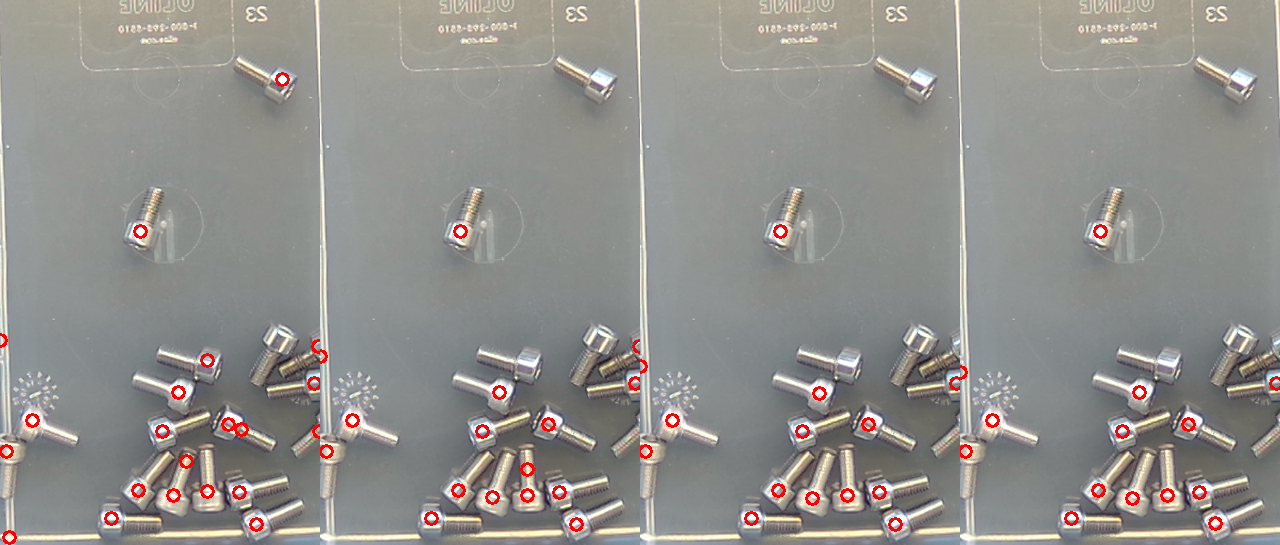
#> input picture dev/cores.png, 1280 x 545 px, given in place of gt27_0.png, which was not available
$ python m6.py
#> lines starting #> are read from the running program, lines starting #| are printed output that depends on the picture; after the words box and inside, x2 and y2 are one past the last pixel; in counts of white or black regions, pixels touching at a corner belong together
### dev/approaches/tmp_ws/m2.py
import cv2,numpy as np,sys,time
def binmask(g):
    gb=cv2.GaussianBlur(g,(0,0),3)
    _,br=cv2.threshold(gb,0,255,cv2.THRESH_BINARY+cv2.THRESH_OTSU)
    br=cv2.morphologyEx(br,cv2.MORPH_CLOSE,cv2.getStructuringElement(cv2.MORPH_ELLIPSE,(51,51)))
    n,lab,st,_=cv2.connectedComponentsWithStats(br)
    i=1+np.argmax(st[1:,4]); cs,_=cv2.findContours((lab==i).astype(np.uint8),0,2)
    hull=cv2.convexHull(max(cs,key=cv2.contourArea)); m=np.zeros_like(g); cv2.drawContours(m,[hull],-1,255,-1); return m
# [10 lines that do not run on import are left out]


### dev/approaches/tmp_ws/m6.py
import cv2,numpy as np,sys
sys.path.insert(0,'dev/approaches/tmp_ws'); from m2 import binmask
for n in ['gt27_0','frame_focused']:
    f=cv2.imread(f'dev/{n}.png'); g=cv2.cvtColor(f,6); H,W=g.shape
#> further down, f is the input picture: shape (545, 1280, 3); mean B, G, R 140.6, 144, 145.7
#> after `H, W = g.shape`: H = 545; W = 1280
    b=cv2.erode(binmask(g),cv2.getStructuringElement(2,(31,31)))
#> in binmask, `_,br=cv2.threshold(gb,0,255,cv2.THRESH_BINARY+cv2.THRESH_OTSU)`:
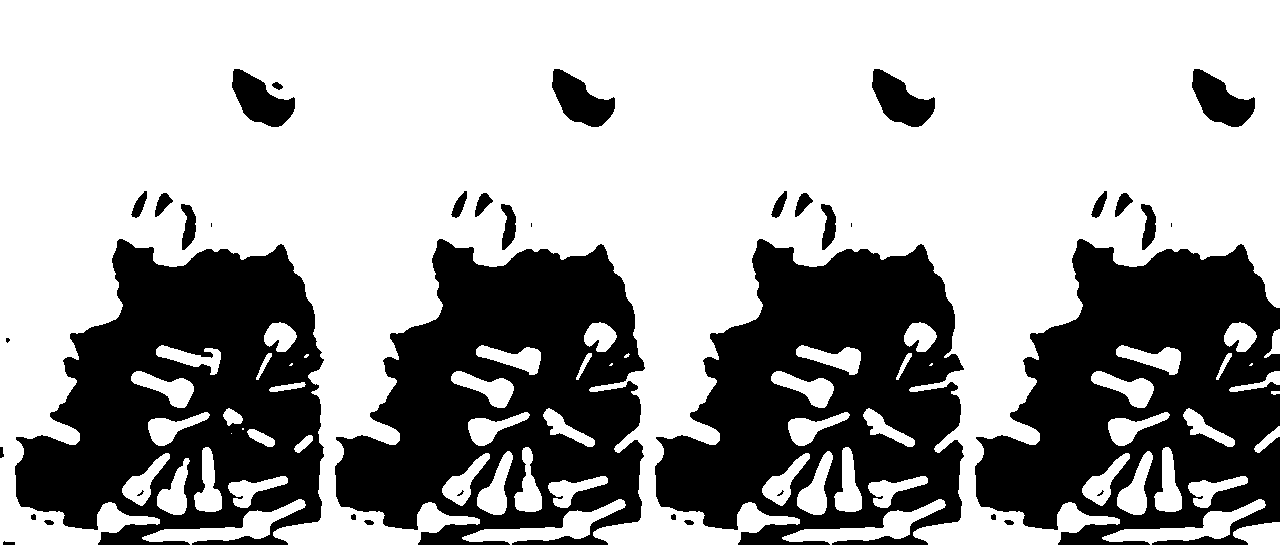
#> br: shape (545, 1280); 64.7% white; 40 black regions (9 under 20 px), largest, box (x1, y1, x2, y2) and area: (15, 239, 324, 545) 59005, (335, 239, 645, 545) 58448, (975, 239, 1280, 545) 58300
#> in binmask, `br=cv2.morphologyEx(br,cv2.MORPH_CLOSE,cv2.getStructuringElement(cv2.M..`:
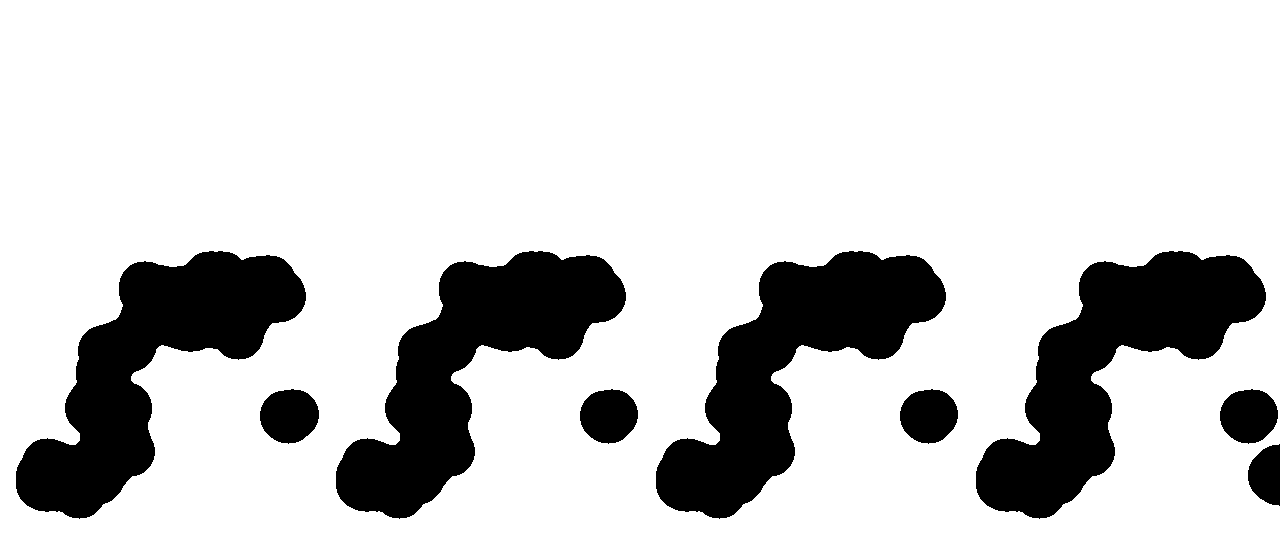
#> br: shape (545, 1280); 80.5% white; 9 black regions, largest, box (x1, y1, x2, y2) and area: (16, 251, 306, 519) 31205, (336, 251, 626, 519) 31195, (656, 251, 946, 519) 31195
#> in binmask, `n,lab,st,_=cv2.connectedComponentsWithStats(br)`: lab: shape (545, 1280) int32; values 0 (black) and 1 (white), 80.5% white; 9 black regions
#> in binmask, `n,lab,st,_=cv2.connectedComponentsWithStats(br)`: n = 2; st = [[16, 251, 1264, 268, 136165], [0, 0, 1280, 545, 561435]]
#> in binmask, `i = 1 + np.argmax(st[1:, 4])`: i = 1
#> in binmask, `cs, _ = cv2.findContours((lab == i).astype(np.uint8), 0, 2)`: cs = 1 contour; box (x1, y1, x2, y2) and area: (0, 0, 1280, 545) 694256
#> in binmask, `hull = cv2.convexHull(max(cs, key=cv2.contourArea))`: hull = [[1279, 0], [1279, 544], [0, 544], [0, 0]]
#> in binmask, `cv2.drawContours(m, [hull], -1, 255, -1)`: m: shape (545, 1280); every value is 255
    s=4; bg=cv2.resize(cv2.medianBlur(cv2.resize(g,(W//s,H//s),interpolation=cv2.INTER_AREA),21),(W,H)).astype(np.float32)
    d=cv2.GaussianBlur(g,(0,0),1).astype(np.float32)-bg; d[b==0]=0
#> after `d = cv2.GaussianBlur(g, (0, 0), 1).astype(np.float32) - bg`:
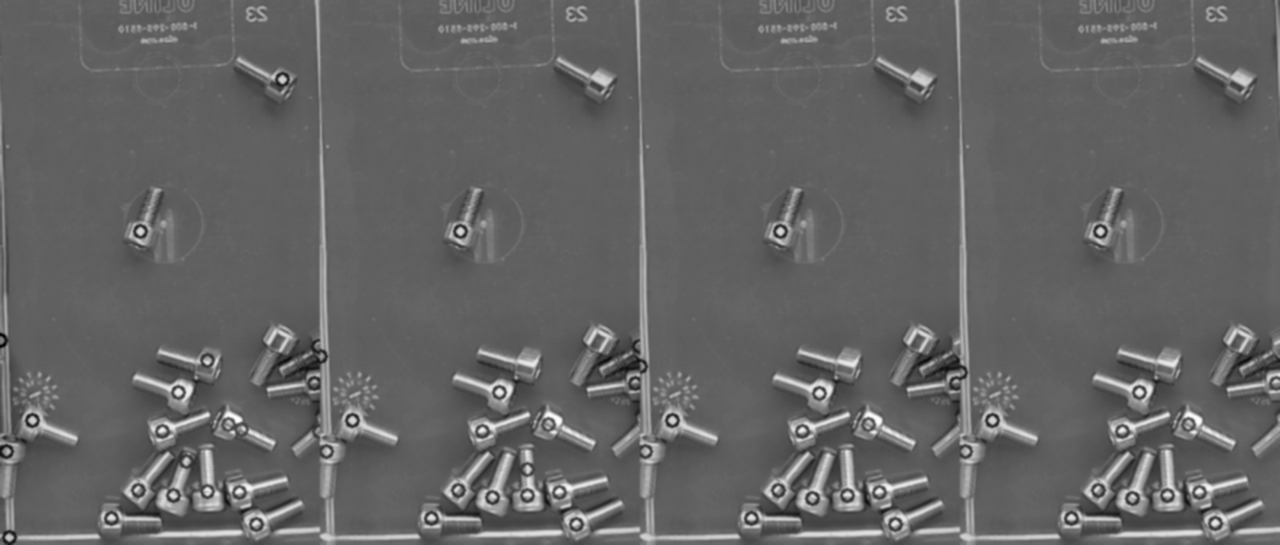
#> d: shape (545, 1280) float32; min -92, max 150, mean 4; drawn with min black and max white
    pos=np.percentile(d[b>0],99.9); neg=-np.percentile(d[b>0],0.1); pol=1 if pos>neg else -1
#> after `pos = np.percentile(d[b > 0], 99.9)`: pos = 126
#> after `neg = -np.percentile(d[b > 0], 0.1)`: neg = 60
#> after `pol = 1 if pos > neg else -1`: pol = 1
    sd=d*pol; peak=max(pos,neg)
#> after `peak = max(pos, neg)`: peak = 126
    m=((sd>0.4*peak)*255).astype(np.uint8)
#> m: shape (545, 1280); 5.4% white; 386 white regions (181 under 20 px), largest, box (x1, y1, x2, y2) and area: (954, 138, 969, 368) 918, (640, 138, 649, 362) 876, (320, 138, 328, 352) 820
    m=cv2.morphologyEx(m,cv2.MORPH_CLOSE,cv2.getStructuringElement(2,(5,5)))
#> m: shape (545, 1280); 6% white; 277 white regions (157 under 20 px), largest, box (x1, y1, x2, y2) and area: (954, 138, 969, 368) 1059, (307, 360, 340, 497) 983, (640, 138, 649, 362) 971
    dt=cv2.distanceTransform(m,cv2.DIST_L2,5)
    nl,lab,st,cen=cv2.connectedComponentsWithStats(m)
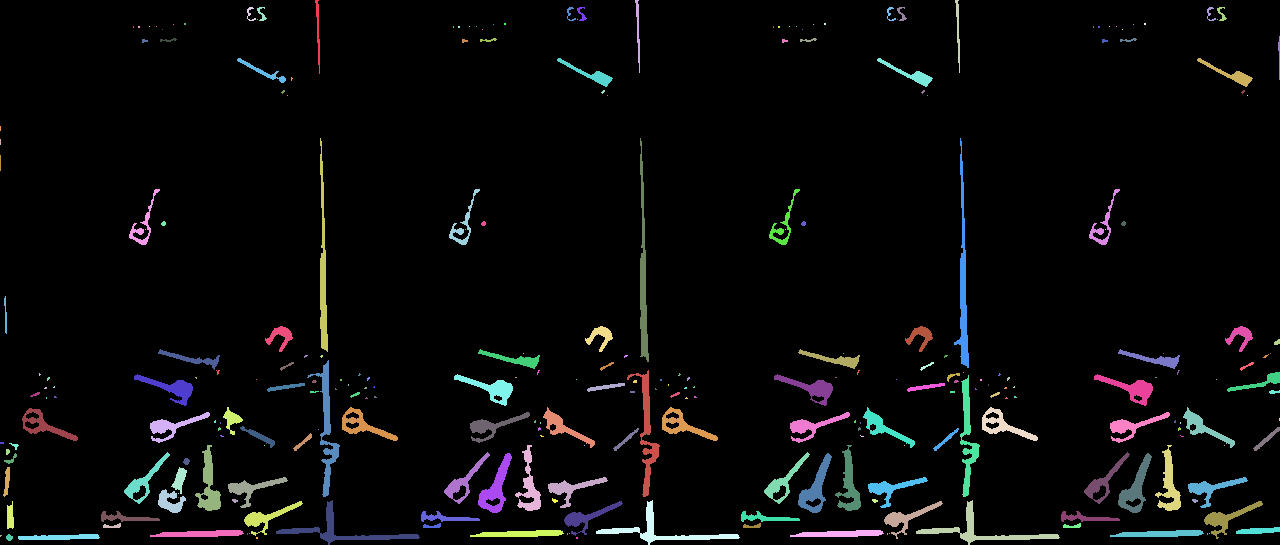
#> lab: shape (545, 1280) int32; 278 distinct labels, from 0 to 277; one colour per label, 0 black
#> nl = 278; st = 278 rows, first 6: [0, 0, 1280, 545, 655667], [315, 0, 5, 74, 160], [635, 0, 5, 73, 157], [955, 0, 5, 73, 157], [247, 7, 9, 14, 44], [257, 7, 10, 14, 56]; cen = 278 pairs, first value 0 to 1279, second value 13.41 to 537.5
    v=f.copy(); v[m>0]=(0,0,255)
#> after `v[m > 0] = (0, 0, 255)`:
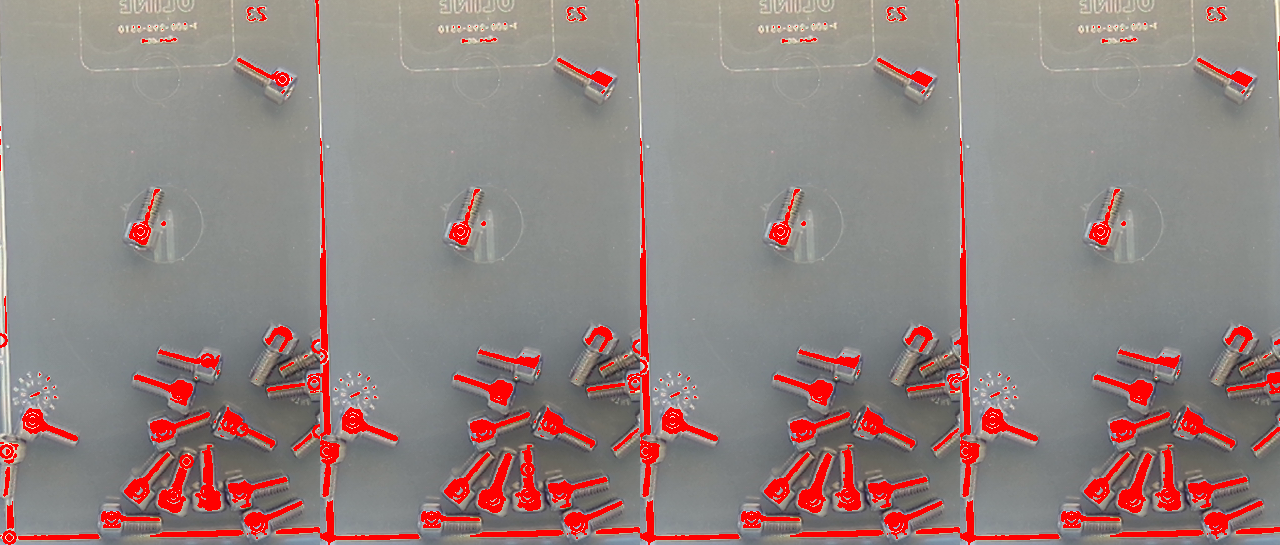
#> v: shape (545, 1280, 3); 5.71% of pixels changed, all inside (x1, y1, x2, y2) = (0, 0, 1280, 545)
    for i in range(1,nl):
        if st[i,4]<100: continue
        cs,_=cv2.findContours((lab==i).astype(np.uint8),0,2); c=max(cs,key=cv2.contourArea)
        (cx,cy),(w,h),a=cv2.minAreaRect(c); L=max(w,h); dm=dt[lab==i].max()
        print(n,i,st[i,4],'L',round(L),'W',round(min(w,h)),'dtmax',round(dm,1),'fill',round(st[i,4]/(w*h+1),2))
        cv2.putText(v,str(i),(int(cx),int(cy)),0,0.8,(0,255,0),2)
#> this loop made 277 passes
#> (cx, cy, w, h, a, L, dm) on passes 1 to 3: (317.4, 36.49, 3.05, 73.08, -1.47, 73.08, 2), (637.4, 35.99, 3.05, 72.08, -1.47, 72.08, 2), (957.4, 35.99, 3.05, 72.08, -1.47, 72.08, 2)
#| gt27_0 1 160 L 73 W 3 dtmax 2.0 fill 0.71
#| gt27_0 2 157 L 72 W 3 dtmax 2.0 fill 0.71
#| gt27_0 3 157 L 72 W 3 dtmax 2.0 fill 0.71
#| gt27_0 53 217 L 52 W 10 dtmax 3.6 fill 0.44
#| gt27_0 54 343 L 58 W 11 dtmax 5.8 fill 0.55
#| gt27_0 55 343 L 58 W 11 dtmax 5.8 fill 0.55
#| gt27_0 56 343 L 58 W 11 dtmax 5.8 fill 0.55
#| gt27_0 68 904 L 213 W 7 dtmax 4.0 fill 0.62
#> (further printed lines are left out)
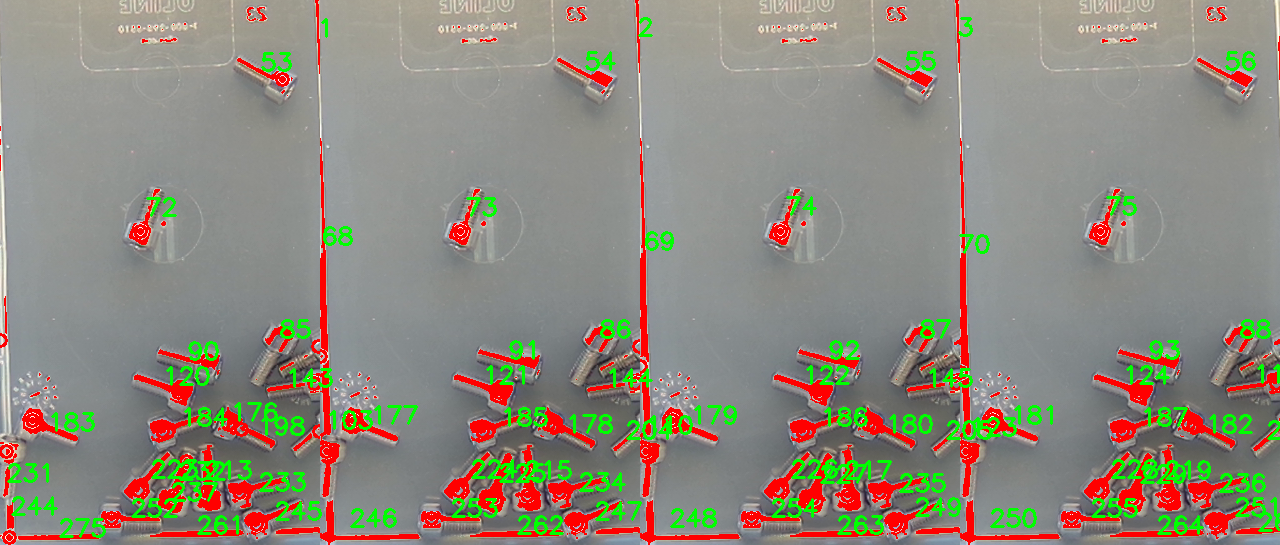
#> v: shape (545, 1280, 3); 3.9% of pixels changed, all inside (x1, y1, x2, y2) = (7, 17, 1280, 538)
    cv2.imwrite(f'dev/approaches/tmp_ws/cc_{n}.png',v[100:1000,650:1300])
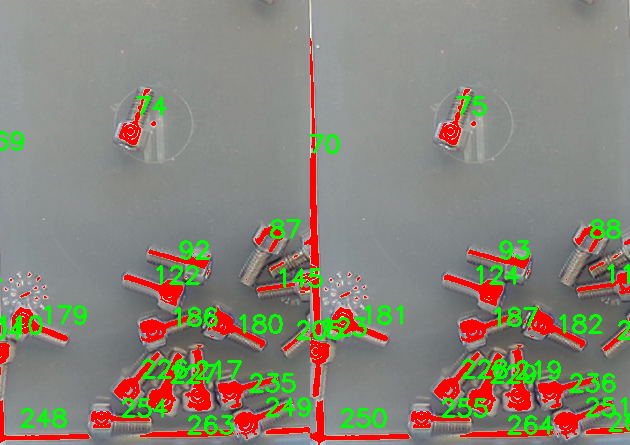
#> saved as cc_gt27_0.png: shape (445, 630, 3); mean B, G, R 120.8, 133.3, 136.6
#> pass 2 of the loop `for n in ['gt27_0','frame_focused']:`:
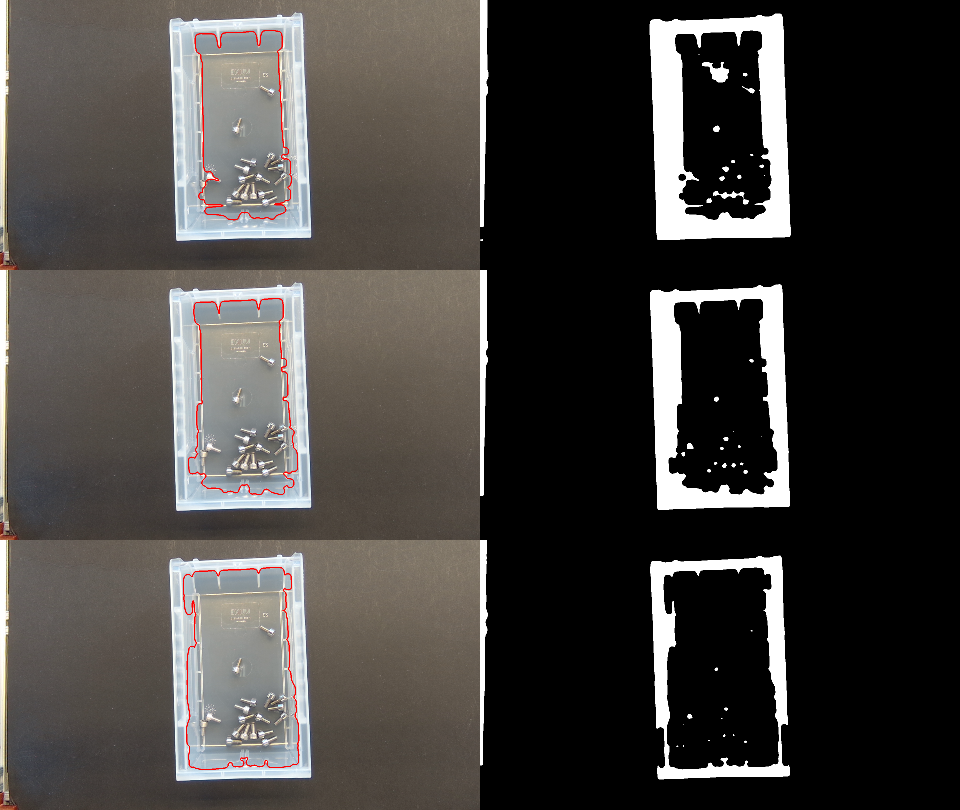
#> input picture dev/floor.png, 960 x 810 px, given in place of frame_focused.png, which was not available
#> f is the input picture: shape (810, 960, 3); mean B, G, R 63.6, 66.2, 69.1
#> g: shape (810, 960)
#> gb: shape (810, 960)
#> in binmask (call 2), `cs, _ = cv2.findContours((lab == i).astype(np.uint8), 0, 2)`: cs = 1 contour; box (x1, y1, x2, y2) and area: (0, 0, 490, 810) 392696
#> b: shape (810, 960); 49.4% white; 1 white region, box (x1, y1, x2, y2) and area: (0, 0, 475, 810) 383901
#> bg: shape (810, 960) float32
#> d: shape (810, 960) float32
#> `d[b == 0] = 0`:
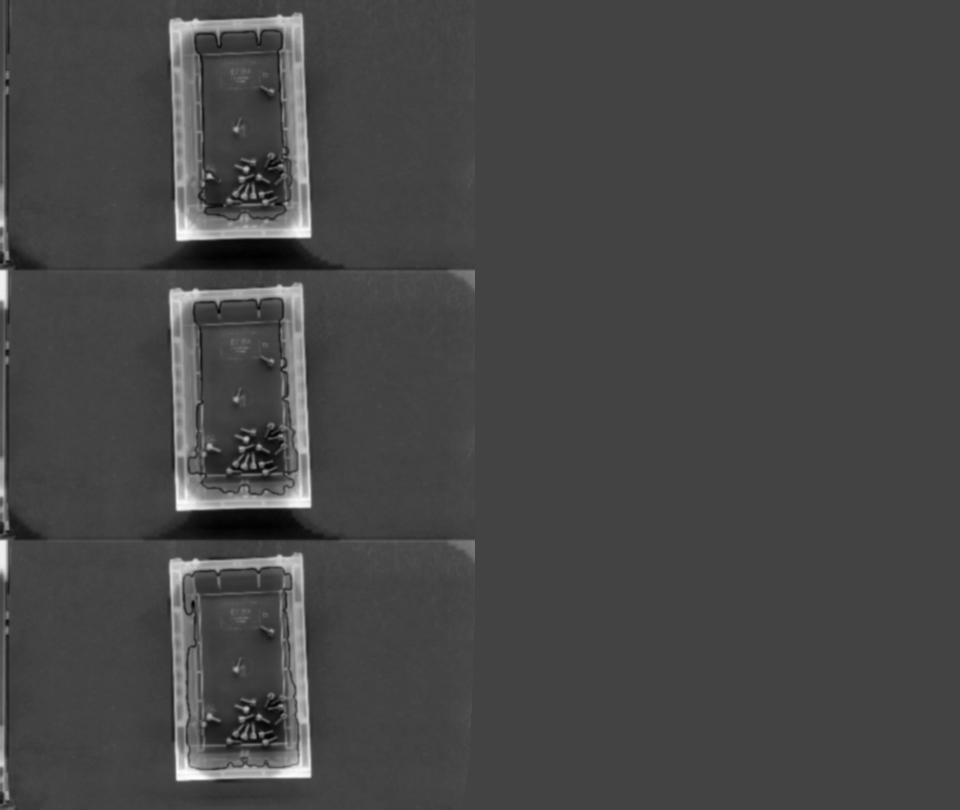
#> d: shape (810, 960) float32; min -61, max 170, mean 3; drawn with min black and max white
#> pos = 159
#> neg = 57
#> peak = 159
#> dt: shape (810, 960) float32
#> `nl,lab,st,cen=cv2.connectedComponentsWithStats(m)`: nl = 72; st = 72 rows, first 6: [0, 0, 960, 810, 752888], [169, 13, 142, 228, 8193], [287, 51, 2, 1, 2], [287, 58, 1, 2, 2], [271, 90, 2, 2, 2], [234, 127, 4, 4, 13]; cen = 72 pairs, first value 1.67 to 487.6, second value 51 to 785.1
#> the loop `for i in range(1,nl):` made 71 passes
#> (cx, cy, w, h, a, L, dm) on passes 1, 13, 26, 27, 39, 52, 53: (239.7, 127, 135.3, 224.4, -1.82, 224.4, 12.2), (2, 208.5, 39, 4, -90, 39, 5), (3.5, 288.5, 37, 7, -90, 37, 8), (239.7, 397, 135.3, 224.4, -1.82, 224.4, 12.39), (2, 478, 40, 4, -90, 40, 5), (3.5, 559, 38, 7, -90, 38, 8), (239.7, 667, 135.4, 224.4, -1.82, 224.4, 12.19)
#> (printed output is left out)
#> `cv2.imwrite(f'dev/approaches/tmp_ws/cc_{n}.png',v[100:1000,650:1300])`:
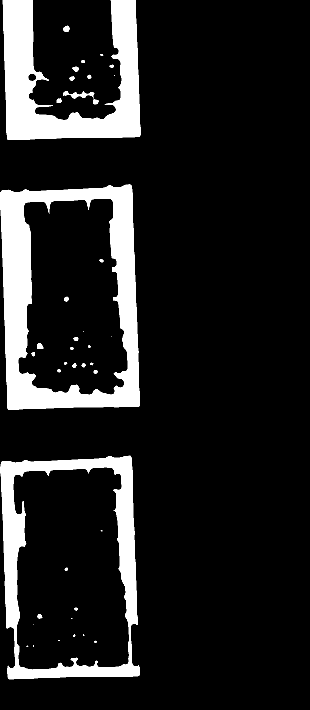
#> saved as cc_frame_focused.png: shape (710, 310, 3); min 0, max 255, mean 34.5
